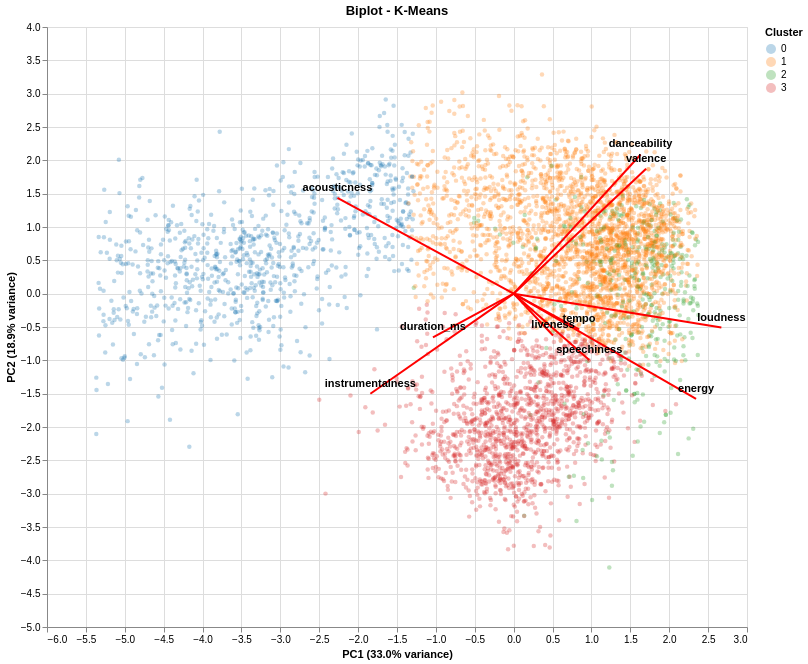

Write notebook code for a chart like this one.
### Code cell
# Get PCA loadings (how original features contribute to PCs)
loadings = pca.components_.T * np.sqrt(pca.explained_variance_)

# Create DataFrame with loadings
loadings_df = pd.DataFrame(
    loadings,
    columns=['PC1', 'PC2'],
    index=X_scaled.columns
)

# Scale loadings for visualization
scale_factor = 3
loadings_df_scaled = loadings_df * scale_factor

# Add feature names
loadings_df_scaled['feature'] = loadings_df_scaled.index

# trimming extreme PCA outliers for visualization only
lower_q = X_pca_df["PC1"].quantile(0.01)
upper_q = X_pca_df["PC1"].quantile(0.99)

plot_df = X_pca_df[
    (X_pca_df["PC1"] >= lower_q) &
    (X_pca_df["PC1"] <= upper_q)
].copy()

# Create arrows for loadings
loadings_chart_data = []
for feature in loadings_df_scaled.index:
    loadings_chart_data.append({
        'feature': feature,
        'x': 0,
        'y': 0,
        'x2': loadings_df_scaled.loc[feature, 'PC1'],
        'y2': loadings_df_scaled.loc[feature, 'PC2']
    })

loadings_chart_df = pd.DataFrame(loadings_chart_data)

# Create the biplot with current iteration clusters
base_points = alt.Chart(plot_df).mark_circle(size=20, opacity=0.3).encode(
    x=alt.X('PC1:Q', title=f'PC1 ({variance_explained[0]:.1%} variance)'),
    y=alt.Y('PC2:Q', title=f'PC2 ({variance_explained[1]:.1%} variance)'),
    color=alt.Color('cluster:N', title='Cluster', scale=alt.Scale(scheme='category10'))
)

# Create arrows for loadings
arrows = alt.Chart(loadings_chart_df).mark_rule(strokeWidth=2, color='red').encode(
    x='x:Q',
    y='y:Q',
    x2='x2:Q',
    y2='y2:Q'
)

# Create text labels for loadings
labels = alt.Chart(loadings_chart_df).mark_text(
    align='center',
    baseline='middle',
    dx=0,
    dy=-10,
    fontSize=11,
    fontWeight='bold'
).encode(
    x='x2:Q',
    y='y2:Q',
    text='feature:N'
)

# Combine all layers
biplot = (base_points + arrows + labels).properties(
    title=f'Biplot - K-Means',
    width=700,
    height=600
)

biplot

### Figure 1 — Vega-Lite specification as saved in the notebook (floating-point values rounded to 4 significant figures; data arrays with more than 128 entries replaced by an {"elided": "..."} marker saying what was removed)
{"config": {"view": {"continuousWidth": 300, "continuousHeight": 300}}, "layer": [{"data": {"name": "data-7543a370768d861598c966aad0b64dee"}, "mark": {"type": "circle", "opacity": 0.3, "size": 20}, "encoding": {"color": {"field": "cluster", "scale": {"scheme": "category10"}, "title": "Cluster", "type": "nominal"}, "x": {"field": "PC1", "title": "PC1 (33.0% variance)", "type": "quantitative"}, "y": {"field": "PC2", "title": "PC2 (18.9% variance)", "type": "quantitative"}}}, {"data": {"name": "data-4c32665b90a8156c628c373faed20ec0"}, "mark": {"type": "rule", "color": "red", "strokeWidth": 2}, "encoding": {"x": {"field": "x", "type": "quantitative"}, "x2": {"field": "x2"}, "y": {"field": "y", "type": "quantitative"}, "y2": {"field": "y2"}}}, {"data": {"name": "data-4c32665b90a8156c628c373faed20ec0"}, "mark": {"type": "text", "align": "center", "baseline": "middle", "dx": 0, "dy": -10, "fontSize": 11, "fontWeight": "bold"}, "encoding": {"text": {"field": "feature", "type": "nominal"}, "x": {"field": "x2", "type": "quantitative"}, "y": {"field": "y2", "type": "quantitative"}}}], "height": 600, "title": "Biplot - K-Means", "width": 700, "$schema": "https://vega.github.io/schema/vega-lite/v6.1.0.json", "datasets": {"data-7543a370768d861598c966aad0b64dee": {"elided": "5129 records"}, "data-4c32665b90a8156c628c373faed20ec0": [{"feature": "danceability", "x": 0, "y": 0, "x2": 1.632, "y2": 2.088}, {"feature": "energy", "x": 0, "y": 0, "x2": 2.345, "y2": -1.578}, {"feature": "loudness", "x": 0, "y": 0, "x2": 2.67, "y2": -0.5076}, {"feature": "speechiness", "x": 0, "y": 0, "x2": 0.9719, "y2": -0.9952}, {"feature": "acousticness", "x": 0, "y": 0, "x2": -2.266, "y2": 1.435}, {"feature": "instrumentalness", "x": 0, "y": 0, "x2": -1.843, "y2": -1.502}, {"feature": "liveness", "x": 0, "y": 0, "x2": 0.5065, "y2": -0.6273}, {"feature": "valence", "x": 0, "y": 0, "x2": 1.703, "y2": 1.873}, {"feature": "tempo", "x": 0, "y": 0, "x2": 0.8405, "y2": -0.5361}, {"feature": "duration_ms", "x": 0, "y": 0, "x2": -1.038, "y2": -0.6546}]}}
